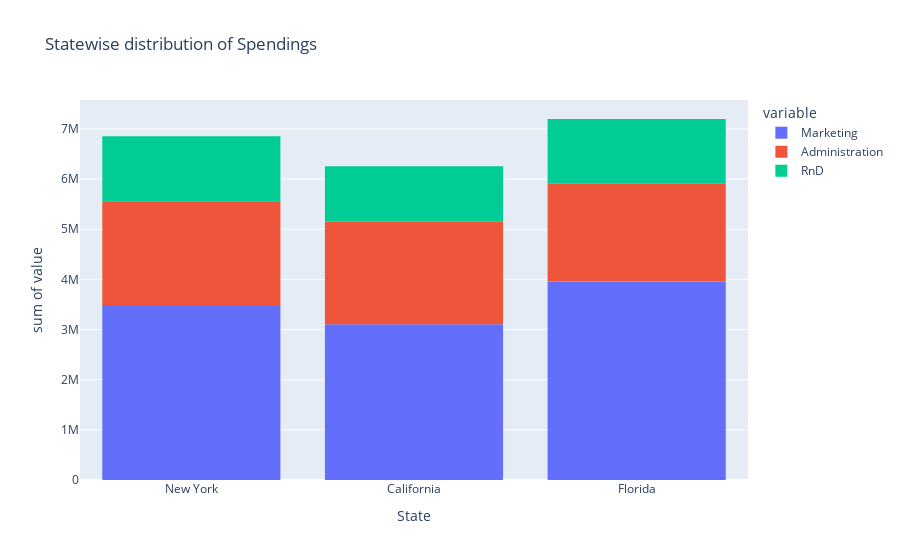

Here is the notebook cell this chart was saved with:
### Code cell
fig = px.histogram(startups, y=['Marketing', 'Administration', 'RnD'], x='State', title='Statewise distribution of Spendings')
fig.show()

### Figure 1 — Plotly figure (JSON) as saved in the notebook; plotly's stock layout.template omitted (floating-point values rounded to 4 significant figures)
{"data": [{"alignmentgroup": "True", "bingroup": "x", "histfunc": "sum", "hovertemplate": "variable=Marketing<br>State=%{x}<br>sum of value=%{y}<extra></extra>", "legendgroup": "Marketing", "marker": {"color": "#636efa", "pattern": {"shape": ""}}, "name": "Marketing", "offsetgroup": "Marketing", "orientation": "v", "showlegend": true, "type": "histogram", "x": ["New York", "California", "Florida", "New York", "Florida", "New York", "California", "Florida", "New York", "California", "Florida", "California", "Florida", "California", "Florida", "New York", "California", "New York", "Florida", "New York", "California", "New York", "Florida", "Florida", "New York", "California", "Florida", "New York", "Florida", "New York", "Florida", "New York", "California", "Florida", "California", "New York", "Florida", "California", "New York", "California", "California", "Florida", "California", "New York", "California", "New York", "Florida", "California", "New York", "California"], "xaxis": "x", "y": [471800.0, 443900.0, 407900.0, 383200.0, 366200.0, 362900.0, 127700.0, 323900.0, 311600.0, 305000.0, 229200.0, 249700.0, 249800.0, 252700.0, 256500.0, 261800.0, 264300.0, 282600.0, 294900.0, 0, 298700.0, 299700.0, 303300.0, 304800.0, 140600.0, 138000.0, 134100.0, 353200.0, 118100.0, 107100.0, 91130.0, 88220.0, 46090.0, 214600.0, 210800.0, 205500.0, 201100.0, 197000.0, 185300.0, 175000.0, 172800.0, 164500.0, 148000.0, 35530.0, 28330.0, 1904.0, 297100.0, 0, 0, 45170.0], "yaxis": "y"}, {"alignmentgroup": "True", "bingroup": "x", "histfunc": "sum", "hovertemplate": "variable=Administration<br>State=%{x}<br>sum of value=%{y}<extra></extra>", "legendgroup": "Administration", "marker": {"color": "#EF553B", "pattern": {"shape": ""}}, "name": "Administration", "offsetgroup": "Administration", "orientation": "v", "showlegend": true, "type": "histogram", "x": ["New York", "California", "Florida", "New York", "Florida", "New York", "California", "Florida", "New York", "California", "Florida", "California", "Florida", "California", "Florida", "New York", "California", "New York", "Florida", "New York", "California", "New York", "Florida", "Florida", "New York", "California", "Florida", "New York", "Florida", "New York", "Florida", "New York", "California", "Florida", "California", "New York", "Florida", "California", "New York", "California", "California", "Florida", "California", "New York", "California", "New York", "Florida", "California", "New York", "California"], "xaxis": "x", "y": [136900.0, 151400.0, 101100.0, 118700.0, 91390.0, 99810.0, 147200.0, 145500.0, 148700.0, 108700.0, 110600.0, 91790.0, 127300.0, 135500.0, 156500.0, 122600.0, 121600.0, 145100.0, 114200.0, 153500.0, 113900.0, 153800.0, 122800.0, 105800.0, 99280.0, 139600.0, 144100.0, 127900.0, 182600.0, 153000.0, 115600.0, 152700.0, 129200.0, 103100.0, 157700.0, 85050.0, 127100.0, 51280.0, 65950.0, 82980.0, 118500.0, 84710.0, 96190.0, 127400.0, 154800.0, 124200.0, 115800.0, 135400.0, 51740.0, 117000.0], "yaxis": "y"}, {"alignmentgroup": "True", "bingroup": "x", "histfunc": "sum", "hovertemplate": "variable=RnD<br>State=%{x}<br>sum of value=%{y}<extra></extra>", "legendgroup": "RnD", "marker": {"color": "#00cc96", "pattern": {"shape": ""}}, "name": "RnD", "offsetgroup": "RnD", "orientation": "v", "showlegend": true, "type": "histogram", "x": ["New York", "California", "Florida", "New York", "Florida", "New York", "California", "Florida", "New York", "California", "Florida", "California", "Florida", "California", "Florida", "New York", "California", "New York", "Florida", "New York", "California", "New York", "Florida", "Florida", "New York", "California", "Florida", "New York", "Florida", "New York", "Florida", "New York", "California", "Florida", "California", "New York", "Florida", "California", "New York", "California", "California", "Florida", "California", "New York", "California", "New York", "Florida", "California", "New York", "California"], "xaxis": "x", "y": [165300.0, 162600.0, 153400.0, 144400.0, 142100.0, 131900.0, 134600.0, 130300.0, 120500.0, 123300.0, 101900.0, 100700.0, 93860.0, 91990.0, 119900.0, 114500.0, 78010.0, 94660.0, 91750.0, 86420.0, 76250.0, 78390.0, 73990.0, 67530.0, 77040.0, 64660.0, 75330.0, 72110.0, 66050.0, 65610.0, 61990.0, 61140.0, 63410.0, 55490.0, 46430.0, 46010.0, 28660.0, 44070.0, 20230.0, 38560.0, 28750.0, 27890.0, 23640.0, 15510.0, 22180.0, 1000.0, 1315.0, 0, 542.0, 0], "yaxis": "y"}], "layout": {"barmode": "relative", "legend": {"title": {"text": "variable"}, "tracegroupgap": 0}, "title": {"text": "Statewise distribution of Spendings"}, "xaxis": {"anchor": "y", "domain": [0, 1], "title": {"text": "State"}}, "yaxis": {"anchor": "x", "domain": [0, 1], "title": {"text": "sum of value"}}}}
